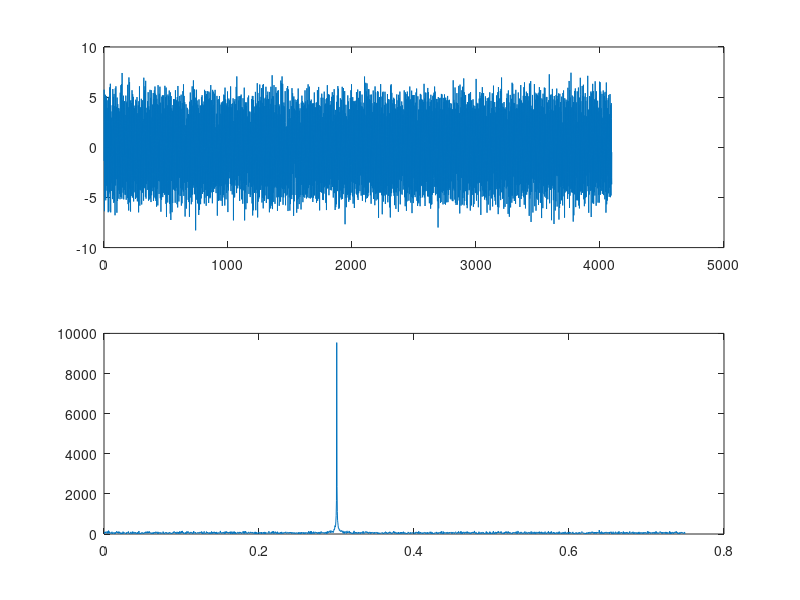

Write the MATLAB code that produced this figure.
clear;
N = 4096;
u = randn(1,N);
n = 0:N-1;
fs = 1.5;
A =5;f0 = 0.3;
w = 2*pi*f0;
s = A*sin(w/fs*n)+u;
subplot(211)
plot(n,s);
S = fft(s);
f = fs/N*(1:N/2);
subplot(212)
plot(f,abs(S(1:N/2)));
